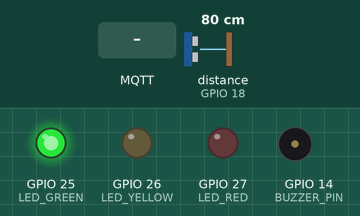
This sketch was run on a simulated ESP32. Parts: output pins drawn as LEDs (lit = HIGH), buzzer (waves = sounding). Wiring (from diagram.json): ultrasonic range finder: trigger GPIO 23; echo GPIO 18. The inputs (shaded band) are chosen by the test bench; at power-on: distance to the obstacle (sensor on GPIO 18) 80 cm. The echo pulse lasts 58.3 µs per cm; WiFi joins after 1.5 s; servers stay silent unless stated; random numbers use the default seed unless the sketch sets one; no MQTT or app messages arrive unless stated; pins used as bus, display or sensor lines are not drawn; what the sketch prints to the serial monitor is not drawn.

Above: at 2.7 s.
2.8 s: distance to the obstacle (sensor on GPIO 18) set to 64 cm
At 4.4 s:
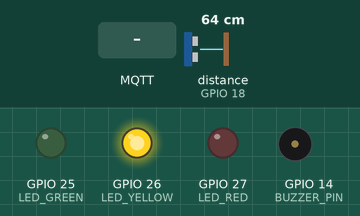
4.7 s: distance to the obstacle (sensor on GPIO 18) set to 44 cm
6.4 s: distance to the obstacle (sensor on GPIO 18) set to 35 cm
At 7.1 s:
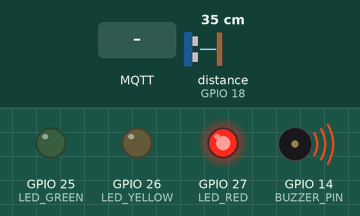
8.2 s: MQTT message "buzzer off" arrives on the first subscribed topic
At 8.9 s:
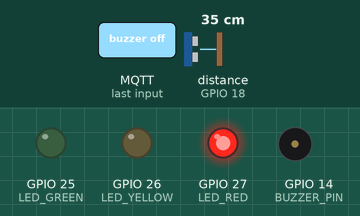
9.7 s: MQTT message "buzzer on" arrives on the first subscribed topic
At 11.3 s:
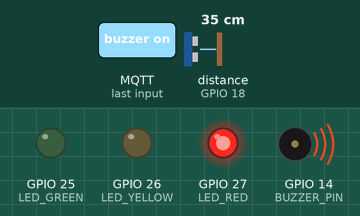
Timing chart, 0 to 12.8 s (numbered marks = the images above; inputs shaded):
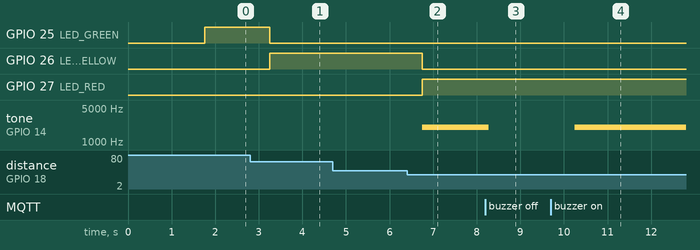

Measured:
- the behaviour switches between 70 and 69 cm on distance to the obstacle (sensor on GPIO 18) (found by bisection; images 0 and 1)
- the behaviour switches between 40 and 39 cm on distance to the obstacle (sensor on GPIO 18) (found by bisection; images 1 and 2)
- after the input at 2.8 s, GPIO 25 (LED_GREEN): HIGH → LOW after 0.45 s; GPIO 26 (LED_YELLOW): LOW → HIGH after 0.45 s
- after the input at 6.4 s, GPIO 26 (LED_YELLOW): HIGH → LOW after 0.35 s; GPIO 27 (LED_RED): LOW → HIGH after 0.35 s; tone on GPIO 14 (BUZZER_PIN): silent → 2000 Hz after 0.35 s
- after the input at 8.2 s, tone on GPIO 14 (BUZZER_PIN): 2000 Hz → silent after 0.06 s
- after the input at 9.7 s, tone on GPIO 14 (BUZZER_PIN): silent → 2000 Hz after 0.55 s

The sketch:

floodsentinel.ino
```cpp
#include <Arduino.h>
#include <WiFi.h>
#include <PubSubClient.h>

/*
  FloodSentinel - Milestone 3: Water-Level Trend & Adaptive Warning
  + MQTT telemetry ke HiveMQ
  Board: ESP32 DevKit V1
  Sensor: HC-SR04

  SIMULATION PARAMETERS ONLY:
  - Reference height: 100 cm
  - NORMAL: water level < 30 cm
  - SIAGA: 30-60 cm
  - BAHAYA: > 60 cm
  - Rapid-rise threshold: >= 5 cm/min

  These values are for Wokwi logic testing only. They are NOT validated
  flood-safety thresholds and must not be used as real-world warning limits.

  MQTT topics (TOPIC_BASE = floodsentinel/13223072):
  - <base>/telemetry : JSON lengkap, tiap 2 detik + langsung saat status berubah
  - <base>/status    : teks final status (retained)
  - <base>/online    : "online" / "offline" (retained, offline via Last Will)
  - <base>/cmd       : perintah masuk -> "buzzer off" | "buzzer on"
*/

// ===================== WiFi & MQTT =====================
// 0 = HiveMQ Public Broker (broker.hivemq.com:1883, tanpa login)
// 1 = HiveMQ Cloud (TLS :8883). Isi secrets.h dengan:
//     #define MQTT_HOST "xxxxxxxx.s1.eu.hivemq.cloud"
//     #define MQTT_USER "username"
//     #define MQTT_PASS "password"
#define USE_HIVEMQ_CLOUD 0

#if USE_HIVEMQ_CLOUD
  #include <WiFiClientSecure.h>
  #include "secrets.h"
  WiFiClientSecure netClient;
  const char* mqttHost = MQTT_HOST;
  const uint16_t mqttPort = 8883;
  const char* mqttUser = MQTT_USER;
  const char* mqttPass = MQTT_PASS;
#else
  WiFiClient netClient;
  const char* mqttHost = "broker.hivemq.com";
  const uint16_t mqttPort = 1883;
  const char* mqttUser = nullptr;
  const char* mqttPass = nullptr;
#endif

PubSubClient mqtt(netClient);

const char* WIFI_SSID = "Wokwi-GUEST";
const char* WIFI_PASS = "";

#define TOPIC_BASE      "floodsentinel/13223072"
#define TOPIC_TELEMETRY TOPIC_BASE "/telemetry"
#define TOPIC_STATUS    TOPIC_BASE "/status"
#define TOPIC_ONLINE    TOPIC_BASE "/online"
#define TOPIC_CMD       TOPIC_BASE "/cmd"

const unsigned long PUBLISH_INTERVAL_MS = 2000UL;
const unsigned long MQTT_RETRY_MS = 5000UL;
const unsigned long WIFI_TIMEOUT_MS = 15000UL;

unsigned long lastPublish = 0;
unsigned long lastMqttAttempt = 0;
int lastPublishedStatus = -1;
bool buzzerEnabled = true;

// ===================== Hardware =====================
const int TRIG_PIN = 23;
const int ECHO_PIN = 18;
const int LED_GREEN = 25;
const int LED_YELLOW = 26;
const int LED_RED = 27;
const int BUZZER_PIN = 14;

const float REFERENCE_HEIGHT_CM = 100.0;
const float ALERT_THRESHOLD_CM = 30.0;
const float DANGER_THRESHOLD_CM = 60.0;

// A rapid rise raises the warning by one level.
// Simulation threshold only; not a field-validated value.
const float RAPID_RISE_THRESHOLD_CM_MIN = 5.0;

const unsigned long ECHO_TIMEOUT_US = 35000UL;
const unsigned long SENSOR_INTERVAL_MS = 500UL;
const unsigned long ERROR_BEEP_INTERVAL_MS = 2000UL;

// Rate-of-rise history: retain approximately 15 seconds of samples.
const int HISTORY_SIZE = 30;
const unsigned long RATE_WINDOW_MS = 10000UL;
const unsigned long MIN_RATE_WINDOW_MS = 8000UL;

unsigned long lastSensorRead = 0;
unsigned long lastErrorBeep = 0;
bool errorBeepOn = false;

float levelHistory[HISTORY_SIZE];
unsigned long timeHistory[HISTORY_SIZE];
int historyCount = 0;
int historyWriteIndex = 0;

typedef enum {
  NORMAL,
  SIAGA,
  BAHAYA,
  SENSOR_ERROR
} WaterStatus;

float readDistanceCm() {
  digitalWrite(TRIG_PIN, LOW);
  delayMicroseconds(3);
  digitalWrite(TRIG_PIN, HIGH);
  delayMicroseconds(10);
  digitalWrite(TRIG_PIN, LOW);

  unsigned long duration = pulseIn(ECHO_PIN, HIGH, ECHO_TIMEOUT_US);
  if (duration == 0) return -1.0;

  float distance = duration / 58.0;

  // Accept a small boundary tolerance, then clamp to HC-SR04's nominal range.
  if (distance < 2.0 || distance > 405.0) return -1.0;
  if (distance > 400.0) distance = 400.0;

  return distance;
}

// Median filter reduces occasional unstable readings.
float readFilteredDistance() {
  const int SAMPLE_COUNT = 5;
  float samples[SAMPLE_COUNT];
  int validCount = 0;

  for (int i = 0; i < SAMPLE_COUNT; i++) {
    float value = readDistanceCm();
    if (value >= 0.0) {
      samples[validCount++] = value;
    }
    delay(30);
  }

  if (validCount < 3) return -1.0;

  // Insertion sort; array contains at most five values.
  for (int i = 1; i < validCount; i++) {
    float key = samples[i];
    int j = i - 1;

    while (j >= 0 && samples[j] > key) {
      samples[j + 1] = samples[j];
      j--;
    }

    samples[j + 1] = key;
  }

  return samples[validCount / 2];
}

void addLevelHistory(float waterLevel, unsigned long timestamp) {
  levelHistory[historyWriteIndex] = waterLevel;
  timeHistory[historyWriteIndex] = timestamp;

  historyWriteIndex = (historyWriteIndex + 1) % HISTORY_SIZE;

  if (historyCount < HISTORY_SIZE) {
    historyCount++;
  }
}

// Calculate rate using the stored sample closest to a 10-second-old sample.
// Returns true only after enough history has accumulated.
bool calculateRiseRate(float currentLevel,
                       unsigned long currentTime,
                       float &riseRateCmMin) {
  if (historyCount < 2) return false;

  bool found = false;
  unsigned long bestAgeDifference = 0xFFFFFFFFUL;
  unsigned long selectedElapsed = 0;
  float selectedLevel = 0.0;

  for (int i = 0; i < historyCount; i++) {
    unsigned long sampleTime = timeHistory[i];
    unsigned long age = currentTime - sampleTime;

    if (age < MIN_RATE_WINDOW_MS) continue;

    unsigned long difference =
      (age > RATE_WINDOW_MS) ? (age - RATE_WINDOW_MS)
                             : (RATE_WINDOW_MS - age);

    if (difference < bestAgeDifference) {
      bestAgeDifference = difference;
      selectedElapsed = age;
      selectedLevel = levelHistory[i];
      found = true;
    }
  }

  if (!found || selectedElapsed == 0) return false;

  float changeCm = currentLevel - selectedLevel;
  riseRateCmMin = changeCm * 60000.0 / (float)selectedElapsed;

  return true;
}

void allIndicatorsOff() {
  digitalWrite(LED_GREEN, LOW);
  digitalWrite(LED_YELLOW, LOW);
  digitalWrite(LED_RED, LOW);
  noTone(BUZZER_PIN);
}

WaterStatus classifyWaterLevel(float waterLevel) {
  if (waterLevel < ALERT_THRESHOLD_CM) return NORMAL;
  if (waterLevel <= DANGER_THRESHOLD_CM) return SIAGA;
  return BAHAYA;
}

// Rapid rise escalates the base status by one level.
// It never reduces a status determined by water height.
WaterStatus applyAdaptiveWarning(WaterStatus baseStatus,
                                 float riseRate,
                                 bool rateIsValid) {
  if (!rateIsValid || riseRate < RAPID_RISE_THRESHOLD_CM_MIN) {
    return baseStatus;
  }

  if (baseStatus == NORMAL) return SIAGA;
  if (baseStatus == SIAGA) return BAHAYA;

  return BAHAYA;
}

const char* statusToText(WaterStatus status) {
  switch (status) {
    case NORMAL: return "NORMAL";
    case SIAGA: return "SIAGA";
    case BAHAYA: return "BAHAYA";
    case SENSOR_ERROR: return "SENSOR_ERROR";
    default: return "UNKNOWN";
  }
}

void showStatus(WaterStatus status) {
  allIndicatorsOff();

  switch (status) {
    case NORMAL:
      digitalWrite(LED_GREEN, HIGH);
      break;

    case SIAGA:
      digitalWrite(LED_YELLOW, HIGH);
      break;

    case BAHAYA:
      digitalWrite(LED_RED, HIGH);
      if (buzzerEnabled) tone(BUZZER_PIN, 2000);
      break;

    case SENSOR_ERROR:
      // Error indication: red LED blinks and buzzer chirps periodically.
      digitalWrite(LED_RED, (millis() / 300) % 2);

      if (millis() - lastErrorBeep >= ERROR_BEEP_INTERVAL_MS) {
        lastErrorBeep = millis();
        errorBeepOn = !errorBeepOn;

        if (errorBeepOn && buzzerEnabled) {
          tone(BUZZER_PIN, 1200, 180);
        } else {
          noTone(BUZZER_PIN);
        }
      }
      break;
  }
}

// ===================== MQTT =====================
void mqttCallback(char* topic, byte* payload, unsigned int length) {
  String msg;
  for (unsigned int i = 0; i < length; i++) msg += (char)payload[i];
  msg.trim();
  msg.toLowerCase();

  Serial.print("MQTT <- [");
  Serial.print(topic);
  Serial.print("] ");
  Serial.println(msg);

  if (msg == "buzzer off") {
    buzzerEnabled = false;
    noTone(BUZZER_PIN);
  } else if (msg == "buzzer on") {
    buzzerEnabled = true;
  } else {
    Serial.println("MQTT: perintah tidak dikenal (pakai 'buzzer on' / 'buzzer off')");
    return;
  }

  lastPublishedStatus = -1;  // paksa publish berikutnya agar buzzer_enabled terbarui
}

void connectWiFi() {
  Serial.print("WiFi: connecting");
  WiFi.begin(WIFI_SSID, WIFI_PASS, 6);  // channel 6 mempercepat koneksi di Wokwi

  unsigned long start = millis();
  while (WiFi.status() != WL_CONNECTED && millis() - start < WIFI_TIMEOUT_MS) {
    delay(250);
    Serial.print(".");
  }

  if (WiFi.status() == WL_CONNECTED) {
    Serial.print(" OK, IP: ");
    Serial.println(WiFi.localIP());
  } else {
    Serial.println(" GAGAL (monitoring lokal tetap berjalan)");
  }
}

// Non-blocking reconnect: monitoring banjir tetap jalan walau broker putus.
void maintainMqtt() {
  if (WiFi.status() != WL_CONNECTED) return;

  if (!mqtt.connected()) {
    if (lastMqttAttempt != 0 && millis() - lastMqttAttempt < MQTT_RETRY_MS) return;
    lastMqttAttempt = millis();

    String clientId = "fs13223072-" + String(random(0xffff), HEX);
    Serial.print("MQTT: connect ke ");
    Serial.print(mqttHost);
    Serial.print(":");
    Serial.print(mqttPort);
    Serial.print(" ... ");

    // Last Will: broker otomatis publish "offline" kalau ESP32 terputus.
    if (mqtt.connect(clientId.c_str(), mqttUser, mqttPass,
                     TOPIC_ONLINE, 0, true, "offline")) {
      Serial.println("OK");
      mqtt.publish(TOPIC_ONLINE, "online", true);
      mqtt.subscribe(TOPIC_CMD);
      lastPublishedStatus = -1;  // kirim data segera setelah tersambung
    } else {
      Serial.print("gagal, rc=");
      Serial.println(mqtt.state());
      return;
    }
  }

  mqtt.loop();
}

// distance < 0 berarti sensor error -> field jarak/level dikirim sebagai null.
void publishTelemetry(float distance, float waterLevel,
                      WaterStatus baseStatus, float riseRate,
                      bool rateIsValid, WaterStatus finalStatus) {
  if (!mqtt.connected()) return;

  bool statusChanged = ((int)finalStatus != lastPublishedStatus);
  if (!statusChanged && millis() - lastPublish < PUBLISH_INTERVAL_MS) return;

  char distText[12], levelText[12], rateText[12];
  if (distance >= 0.0) {
    snprintf(distText, sizeof(distText), "%.1f", distance);
    snprintf(levelText, sizeof(levelText), "%.1f", waterLevel);
  } else {
    strcpy(distText, "null");
    strcpy(levelText, "null");
  }
  if (rateIsValid) snprintf(rateText, sizeof(rateText), "%.2f", riseRate);
  else strcpy(rateText, "null");

  bool rapidRise = rateIsValid && riseRate >= RAPID_RISE_THRESHOLD_CM_MIN;

  char payload[320];
  snprintf(payload, sizeof(payload),
           "{\"distance_cm\":%s,\"water_level_cm\":%s,\"base_status\":\"%s\","
           "\"rise_rate_cm_min\":%s,\"rapid_rise\":%s,\"final_status\":\"%s\","
           "\"buzzer_enabled\":%s,\"uptime_s\":%lu}",
           distText, levelText, statusToText(baseStatus), rateText,
           rapidRise ? "true" : "false", statusToText(finalStatus),
           buzzerEnabled ? "true" : "false", millis() / 1000UL);

  mqtt.publish(TOPIC_TELEMETRY, payload);
  if (statusChanged) {
    mqtt.publish(TOPIC_STATUS, statusToText(finalStatus), true);
  }

  lastPublish = millis();
  lastPublishedStatus = (int)finalStatus;

  Serial.print("MQTT -> ");
  Serial.println(payload);
}

// ===================== Main =====================
void setup() {
  Serial.begin(115200);

  pinMode(TRIG_PIN, OUTPUT);
  pinMode(ECHO_PIN, INPUT);
  pinMode(LED_GREEN, OUTPUT);
  pinMode(LED_YELLOW, OUTPUT);
  pinMode(LED_RED, OUTPUT);
  pinMode(BUZZER_PIN, OUTPUT);

  allIndicatorsOff();

  Serial.println();
  Serial.println("=== FloodSentinel Milestone 3 + MQTT ===");
  Serial.println("Water-level monitoring + rate-of-rise + adaptive warning");
  Serial.println("Reference height: 100 cm (simulation only)");
  Serial.println("Height thresholds: NORMAL <30 | SIAGA 30-60 | BAHAYA >60 cm");
  Serial.println("Rapid-rise threshold: >= 5 cm/min (simulation only)");
  Serial.println("Rate calculation window: approximately 10 seconds");
  Serial.print("MQTT topic base: ");
  Serial.println(TOPIC_BASE);
  Serial.println();

  connectWiFi();

#if USE_HIVEMQ_CLOUD
  netClient.setInsecure();  // tanpa verifikasi sertifikat; cukup untuk simulasi
#endif
  mqtt.setServer(mqttHost, mqttPort);
  mqtt.setCallback(mqttCallback);
  mqtt.setBufferSize(512);  // default 256 byte terlalu kecil untuk JSON telemetry
}

void loop() {
  maintainMqtt();

  if (millis() - lastSensorRead < SENSOR_INTERVAL_MS) {
    return;
  }
  lastSensorRead = millis();

  float distance = readFilteredDistance();

  if (distance < 0.0) {
    showStatus(SENSOR_ERROR);
    Serial.println("Sensor: ERROR - no valid echo received");
    publishTelemetry(-1.0, -1.0, SENSOR_ERROR, 0.0, false, SENSOR_ERROR);
    return;
  }

  float waterLevel = REFERENCE_HEIGHT_CM - distance;

  if (waterLevel < 0.0) waterLevel = 0.0;
  if (waterLevel > REFERENCE_HEIGHT_CM) {
    waterLevel = REFERENCE_HEIGHT_CM;
  }

  unsigned long now = millis();

  // Calculate trend against previous history before adding current sample.
  float riseRate = 0.0;
  bool rateIsValid = calculateRiseRate(waterLevel, now, riseRate);

  WaterStatus baseStatus = classifyWaterLevel(waterLevel);
  WaterStatus finalStatus =
    applyAdaptiveWarning(baseStatus, riseRate, rateIsValid);

  showStatus(finalStatus);

  // Add this reading after calculating the rate so it is not compared to itself.
  addLevelHistory(waterLevel, now);

  Serial.print("Distance: ");
  Serial.print(distance, 1);
  Serial.print(" cm | Water level: ");
  Serial.print(waterLevel, 1);
  Serial.print(" cm | Base status: ");
  Serial.print(statusToText(baseStatus));
  Serial.print(" | Rise rate: ");

  if (rateIsValid) {
    Serial.print(riseRate, 2);
    Serial.print(" cm/min");
  } else {
    Serial.print("WARMING UP");
  }

  Serial.print(" | Final status: ");
  Serial.println(statusToText(finalStatus));

  if (rateIsValid && riseRate >= RAPID_RISE_THRESHOLD_CM_MIN) {
    Serial.println("WARNING: Rapid water-level rise detected!");
  }

  publishTelemetry(distance, waterLevel, baseStatus,
                   riseRate, rateIsValid, finalStatus);
}
```
